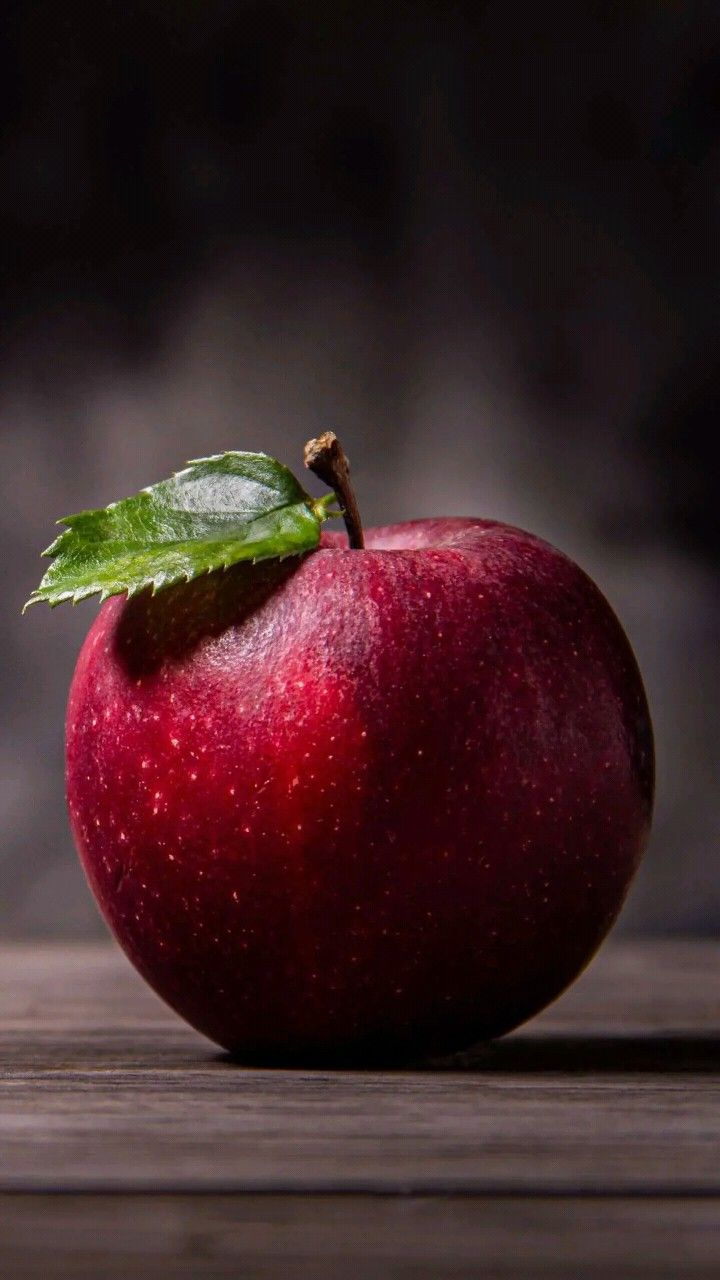
#> input picture data/Apple_Image.jpg, 720 x 1280 px; its folder holds only this picture in this run
$ python -i praktikum_02.py   (imports and definitions only)
#> lines starting #> are read from the running program, lines starting #| are printed output that depends on the picture; after the words box and inside, x2 and y2 are one past the last pixel; in counts of white or black regions, pixels touching at a corner belong together
### common.py
"""Utilitas bersama praktikum Computer Vision 02-08."""
from __future__ import annotations

from pathlib import Path
import cv2
import numpy as np

ROOT = Path(__file__).resolve().parent
DATA = ROOT / "data"
OUTPUT = ROOT / "output"


def ensure_dirs(number: int) -> Path:
    DATA.mkdir(exist_ok=True)
    out = OUTPUT / f"praktikum_{number:02d}"
    out.mkdir(parents=True, exist_ok=True)
    return out


# [20 lines left out: function generate_sample, not called in this run]


def load_image(input_path: str | None = None, grayscale: bool = False) -> np.ndarray:
    # Utamakan dataset asli yang diberikan pengguna, bukan citra sintetis.
#> called with grayscale = False
    candidates = [p for p in sorted(DATA.iterdir())
                  if p.suffix.lower() in {".jpg", ".jpeg", ".png", ".bmp", ".tif", ".tiff", ".webp"}
                  and p.name != "citra_contoh.png"] if DATA.exists() else []
    path = Path(input_path) if input_path else (candidates[0] if candidates else generate_sample())
    flag = cv2.IMREAD_GRAYSCALE if grayscale else cv2.IMREAD_COLOR
    image = cv2.imread(str(path), flag)
#> image is the input picture: shape (1280, 720, 3); mean B, G, R 39, 37.5, 62
    if image is None:
        raise FileNotFoundError(f"Citra tidak dapat dibaca: {path}")
    return image


def save(path: Path, image: np.ndarray) -> None:
    path.parent.mkdir(parents=True, exist_ok=True)
    if not cv2.imwrite(str(path), np.clip(image, 0, 255).astype(np.uint8)):
        raise OSError(f"Gagal menyimpan: {path}")


def gray(image: np.ndarray) -> np.ndarray:
    return image if image.ndim == 2 else cv2.cvtColor(image, cv2.COLOR_BGR2GRAY)


# [7 lines left out: function autolevel, not called in this run]

### praktikum_02.py
"""Praktikum 02: akses piksel, copy, flip, dan rotasi citra."""
import argparse
import cv2
import matplotlib
# [1 line not run here, left out]
import matplotlib.pyplot as plt
from common import ensure_dirs, load_image, save


def main(input_path=None):
    out = ensure_dirs(2)
    img = load_image(input_path)
    h, w = img.shape[:2]
#> h = 1280; w = 720
    print(f"Ukuran (tinggi, lebar, kanal): {img.shape}; dtype: {img.dtype}")
#| Ukuran (tinggi, lebar, kanal): (1280, 720, 3); dtype: uint8
    y, x = min(136, h - 1), min(413, w - 1)
#> y = 136; x = 413
    print(f"Piksel BGR [{y}, {x}]: {img[y, x].tolist()}")
#| Piksel BGR [136, 413]: [16, 15, 17]

    copy_img = img.copy()
    copy_img[y:min(y + 10, h), x:min(x + 10, w)] = (0, 255, 0)
#> copy_img: shape (1280, 720, 3); 0.01% of pixels changed, all inside (x1, y1, x2, y2) = (413, 136, 423, 146)
    horizontal = cv2.flip(img, 1)      # kiri-kanan
    vertical = cv2.flip(img, 0)        # atas-bawah
    both = cv2.flip(img, -1)           # keduanya
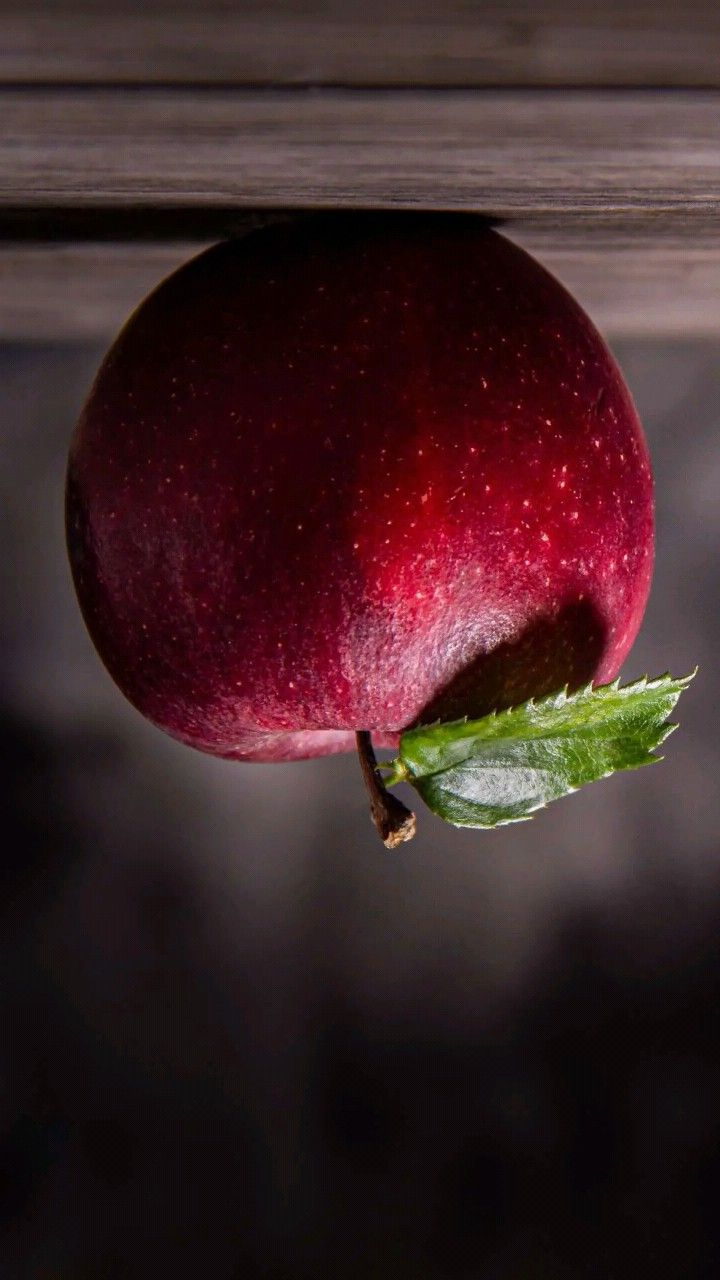
#> both: shape (1280, 720, 3); mean B, G, R 39, 37.5, 62
    cw = cv2.rotate(img, cv2.ROTATE_90_CLOCKWISE)
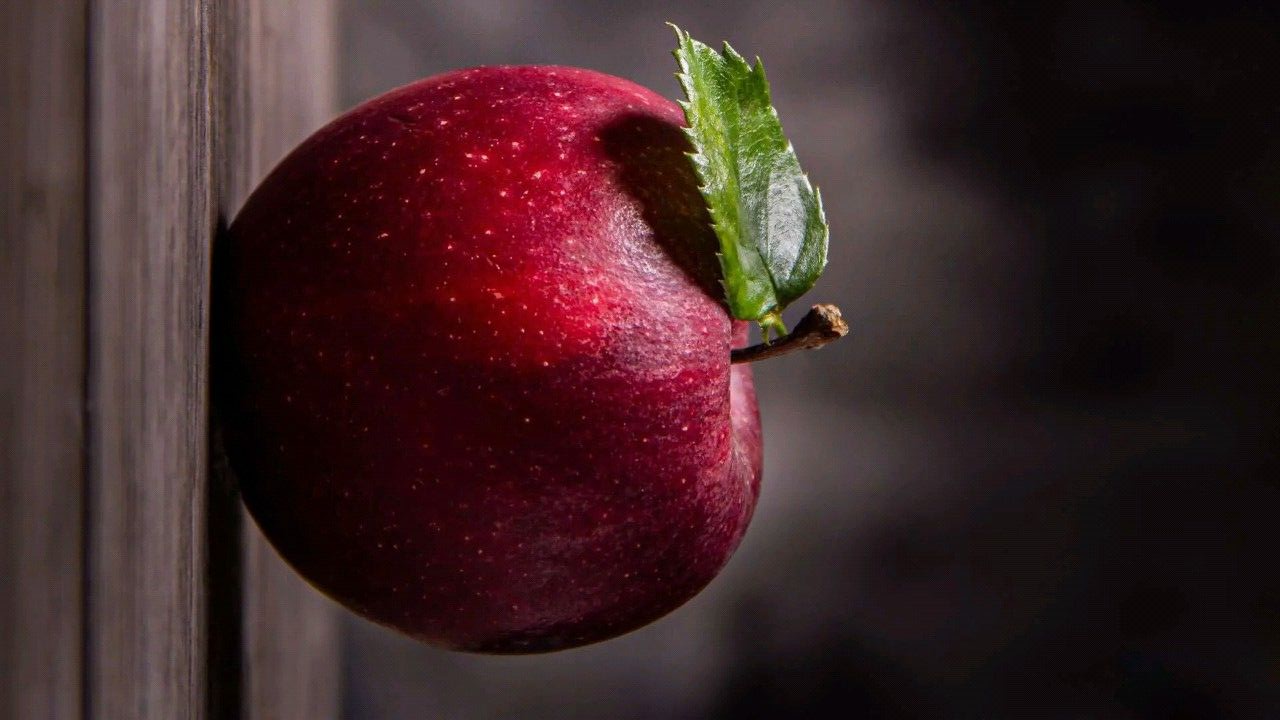
#> cw: shape (720, 1280, 3); mean B, G, R 39, 37.5, 62
    ccw = cv2.rotate(img, cv2.ROTATE_90_COUNTERCLOCKWISE)
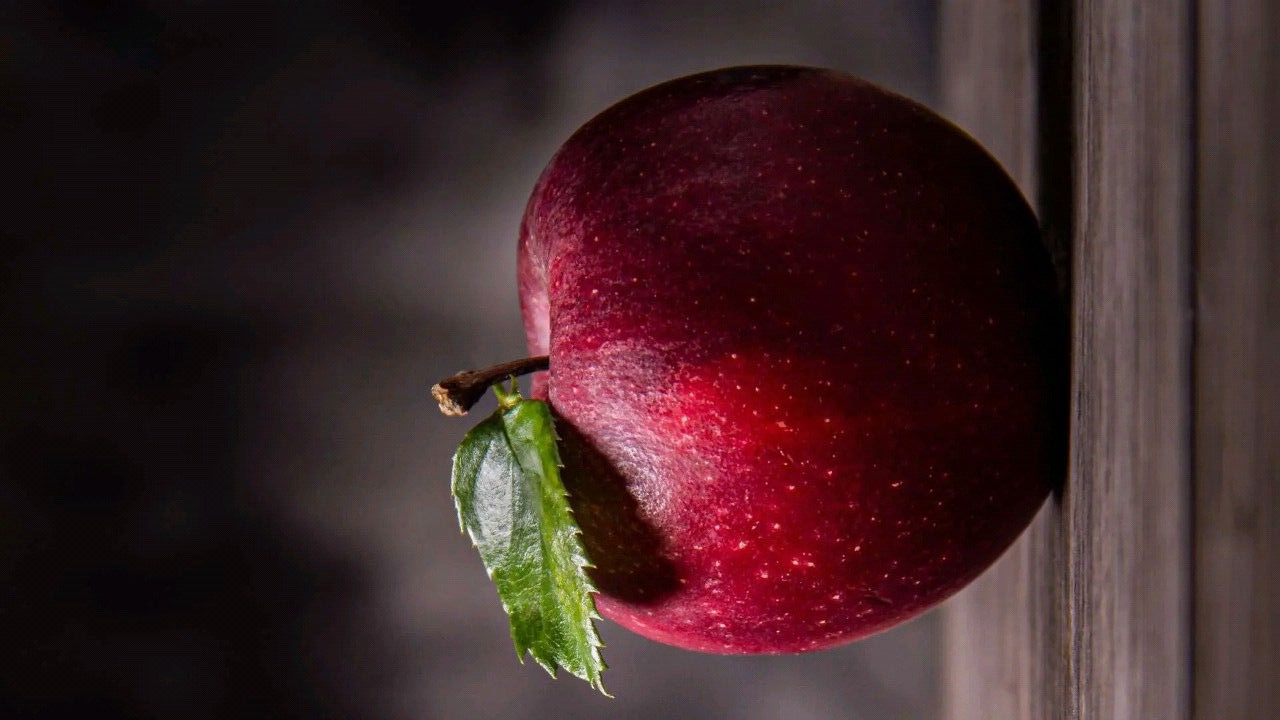
#> ccw: shape (720, 1280, 3); mean B, G, R 39, 37.5, 62
    matrix = cv2.getRotationMatrix2D((w / 2, h / 2), 45, 1.0)
    rot45 = cv2.warpAffine(img, matrix, (w, h))
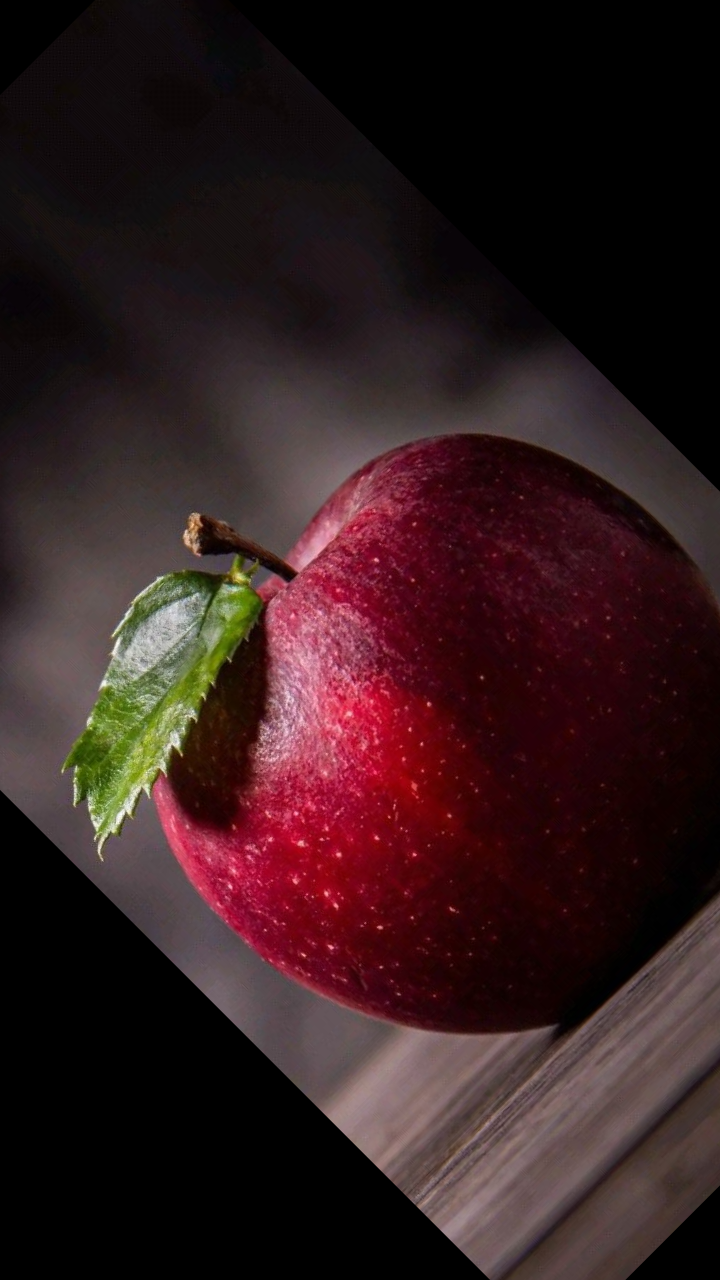
#> rot45: shape (1280, 720, 3); mean B, G, R 30, 28.5, 50.2
    for name, value in {"copy_set_pixel": copy_img, "flip_horizontal": horizontal,
                        "flip_vertical": vertical, "flip_both": both,
                        "rotate_cw": cw, "rotate_ccw": ccw, "rotate_45": rot45}.items():
        save(out / f"{name}.png", value)
#> this loop made 7 passes
#> name on passes 1 to 7: 'copy_set_pixel', 'flip_horizontal', 'flip_vertical', 'flip_both', 'rotate_cw', 'rotate_ccw', 'rotate_45'

    fig, axes = plt.subplots(2, 2, figsize=(11, 7))
    for ax, value, title in zip(axes.flat, [copy_img, horizontal, vertical, both],
                                ["Copy + set pixel", "Flip horizontal", "Flip vertical", "Flip H+V"]):
        ax.imshow(cv2.cvtColor(value, cv2.COLOR_BGR2RGB)); ax.set_title(title); ax.axis("off")
#> this loop made 4 passes
    fig.tight_layout(); fig.savefig(out / "ringkasan.png", dpi=150); plt.close(fig)
#> after `fig.tight_layout()`:
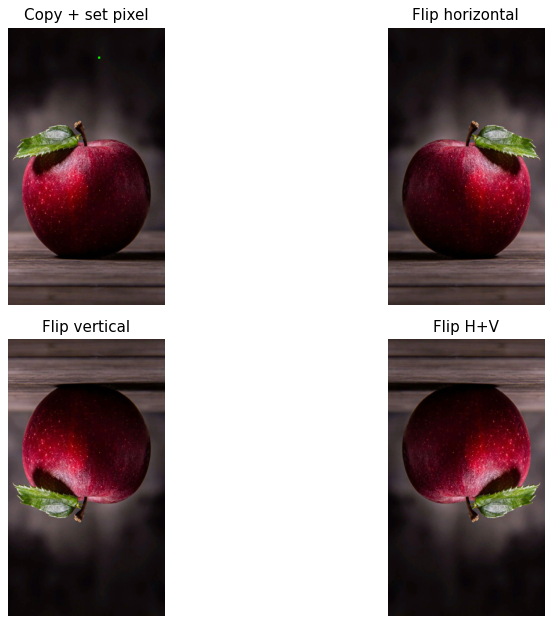
#> figure drawn by matplotlib, 4 panels
    print(f"Hasil tersimpan di {out}")


# [6 lines not run here, left out]

>>> result = main()

$ run again, on data/Face-Cream_Image.jpg
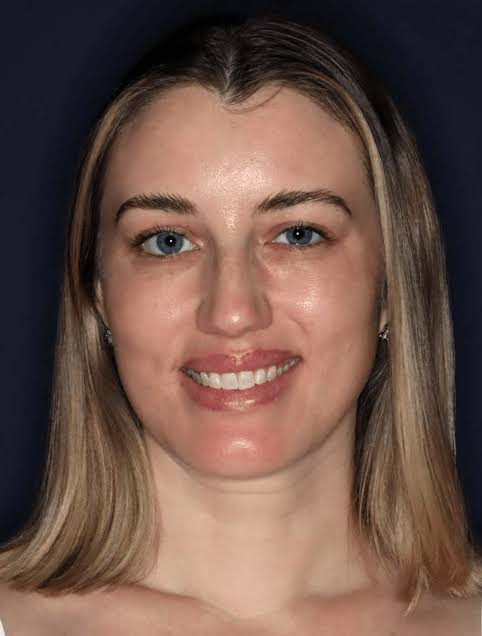
#> input picture data/Face-Cream_Image.jpg, 482 x 636 px
#> in load_image, image is the input picture: shape (636, 482, 3); mean B, G, R 73.6, 83.5, 109.9
#| Ukuran (tinggi, lebar, kanal): (636, 482, 3); dtype: uint8
#| Piksel BGR [136, 413]: [37, 36, 38]
#> copy_img: shape (636, 482, 3); 0.03% of pixels changed, all inside (x1, y1, x2, y2) = (413, 136, 423, 146)
#> in main, `rot45 = cv2.warpAffine(img, matrix, (w, h))`:
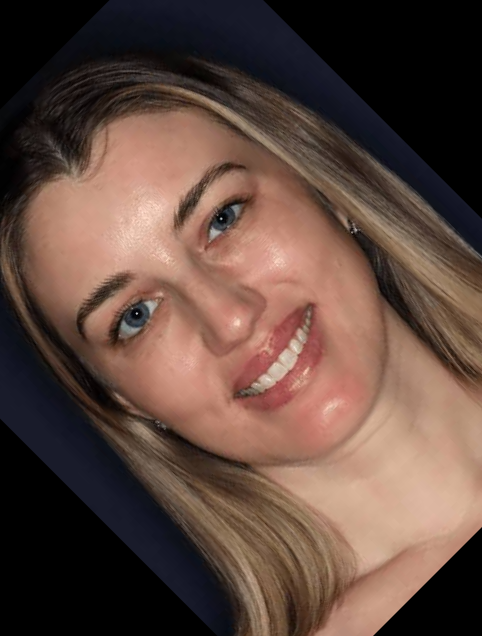
#> rot45: shape (636, 482, 3); mean B, G, R 62.7, 72.2, 95.5
#> the loop in main, `for name, value in {"copy_set_pixel": copy_img, "flip_horizontal": hor..` made 7 passes
#> name on passes 1 to 7: 'copy_set_pixel', 'flip_horizontal', 'flip_vertical', 'flip_both', 'rotate_cw', 'rotate_ccw', 'rotate_45'
#> the loop in main, `for ax, value, title in zip(axes.flat, [copy_img, horizontal, vertical..` made 4 passes
#> in main, `fig.tight_layout()`:
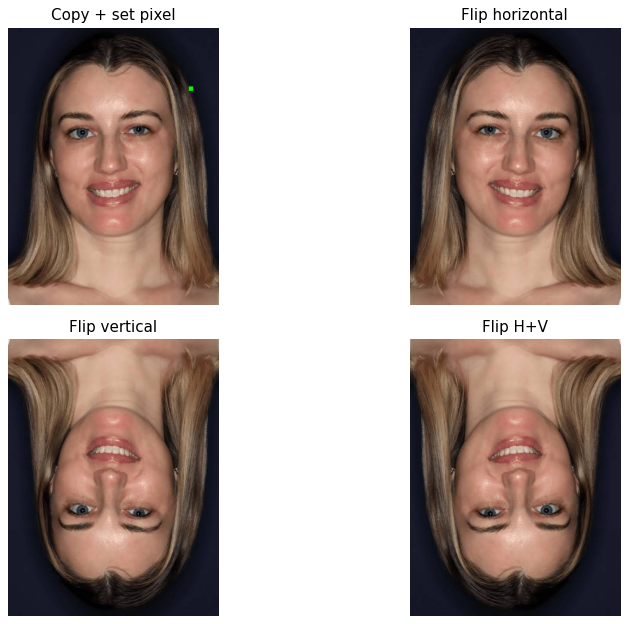
#> figure drawn by matplotlib, 4 panels

$ run again, on data/Panorama_Image.jpg
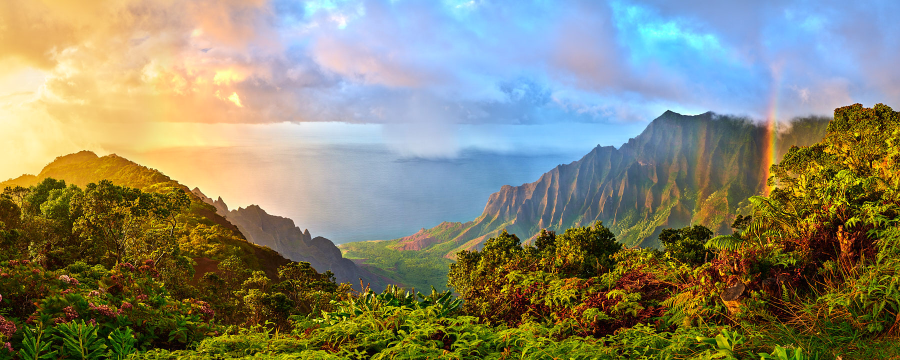
#> input picture data/Panorama_Image.jpg, 1800 x 720 px (shown at 1/2 size)
#> in load_image, image is the input picture: shape (720, 1800, 3); mean B, G, R 110.4, 134.4, 136.3
#| Ukuran (tinggi, lebar, kanal): (720, 1800, 3); dtype: uint8
#| Piksel BGR [136, 413]: [173, 215, 255]
#> copy_img: shape (720, 1800, 3); 0.01% of pixels changed, all inside (x1, y1, x2, y2) = (413, 136, 423, 146)
#> in main, `rot45 = cv2.warpAffine(img, matrix, (w, h))`:
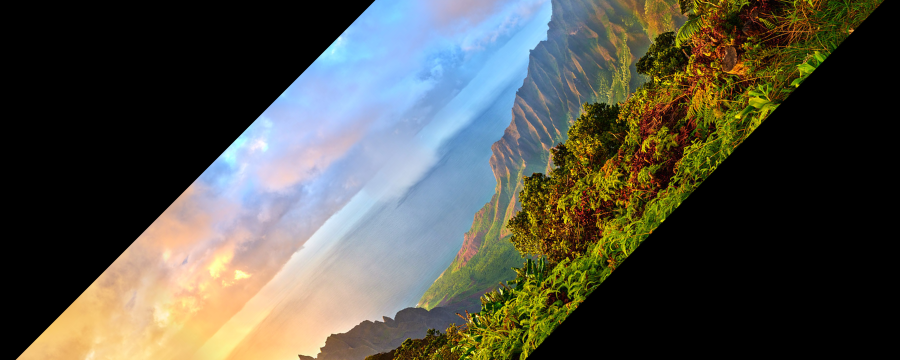
#> rot45: shape (720, 1800, 3) (shown at 1/2 size); mean B, G, R 72.1, 81.7, 82
#> the loop in main, `for name, value in {"copy_set_pixel": copy_img, "flip_horizontal": hor..` made 7 passes
#> name on passes 1 to 7: 'copy_set_pixel', 'flip_horizontal', 'flip_vertical', 'flip_both', 'rotate_cw', 'rotate_ccw', 'rotate_45'
#> the loop in main, `for ax, value, title in zip(axes.flat, [copy_img, horizontal, vertical..` made 4 passes
#> in main, `fig.tight_layout()`:
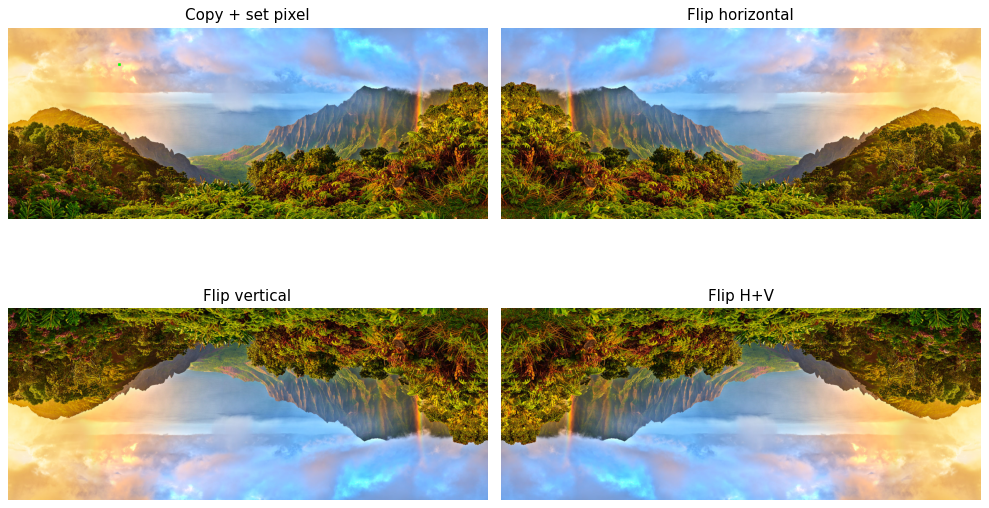
#> figure drawn by matplotlib, 4 panels
